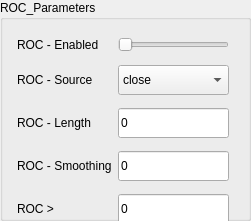
              <widget class="QGroupBox" name="grpBox_ROC_parametersIndi">
               <property name="geometry">
                <rect>
                 <x>280</x>
                 <y>40</y>
                 <width>251</width>
                 <height>221</height>
                </rect>
               </property>
               <property name="title">
                <string>ROC_Parameters</string>
               </property>
               <property name="Combinear.qss" stdset="0">
                <string notr="true"/>
               </property>
               <widget class="QWidget" name="layoutWidget_30">
                <property name="geometry">
                 <rect>
                  <x>17</x>
                  <y>30</y>
                  <width>322</width>
                  <height>206</height>
                 </rect>
                </property>
                <layout class="QGridLayout" name="gridLayout_59">
                 <item row="2" column="2">
                  <spacer name="horizontalSpacer_39">
                   <property name="orientation">
                    <enum>Qt::Horizontal</enum>
                   </property>
                   <property name="sizeHint" stdset="0">
                    <size>
                     <width>40</width>
                     <height>20</height>
                    </size>
                   </property>
                  </spacer>
                 </item>
                 <item row="1" column="0">
                  <widget class="QLabel" name="lblSELL_IndicatorEnabled_12">
                   <property name="text">
                    <string>ROC - Enabled</string>
                   </property>
                   <property name="Combinear.qss" stdset="0">
                    <string notr="true"/>
                   </property>
                  </widget>
                 </item>
                 <item row="1" column="1">
                  <widget class="QSlider" name="hSlider_SELL_IndicatorEnabled_35">
                   <property name="maximum">
                    <number>5</number>
                   </property>
                   <property name="orientation">
                    <enum>Qt::Horizontal</enum>
                   </property>
                   <property name="Combinear.qss" stdset="0">
                    <string notr="true"/>
                   </property>
                  </widget>
                 </item>
                 <item row="2" column="0">
                  <widget class="QLabel" name="lblRocAppliedPrice_10">
                   <property name="text">
                    <string>ROC - Source</string>
                   </property>
                   <property name="Combinear.qss" stdset="0">
                    <string notr="true"/>
                   </property>
                  </widget>
                 </item>
                 <item row="5" column="1">
                  <widget class="QLineEdit" name="txtRocRBuyIncreasePercentage_10">
                   <property name="minimumSize">
                    <size>
                     <width>0</width>
                     <height>30</height>
                    </size>
                   </property>
                   <property name="text">
                    <string>0</string>
                   </property>
                   <property name="Combinear.qss" stdset="0">
                    <string notr="true"/>
                   </property>
                  </widget>
                 </item>
                 <item row="5" column="0">
                  <widget class="QLabel" name="lblRocRBuyIncreasePercentage_10">
                   <property name="text">
                    <string>ROC &gt;</string>
                   </property>
                   <property name="Combinear.qss" stdset="0">
                    <string notr="true"/>
                   </property>
                  </widget>
                 </item>
                 <item row="3" column="1">
                  <widget class="QLineEdit" name="txtRocPeriodR_10">
                   <property name="minimumSize">
                    <size>
                     <width>0</width>
                     <height>30</height>
                    </size>
                   </property>
                   <property name="cursor">
                    <cursorShape>IBeamCursor</cursorShape>
                   </property>
                   <property name="text">
                    <string>0</string>
                   </property>
                   <property name="Combinear.qss" stdset="0">
                    <string notr="true"/>
                   </property>
                  </widget>
                 </item>
                 <item row="2" column="1">
                  <widget class="QComboBox" name="drpRocAppliedPriceR_10">
                   <property name="sizePolicy">
                    <sizepolicy hsizetype="Preferred" vsizetype="Fixed">
                     <horstretch>0</horstretch>
                     <verstretch>0</verstretch>
                    </sizepolicy>
                   </property>
                   <property name="minimumSize">
                    <size>
                     <width>0</width>
                     <height>30</height>
                    </size>
                   </property>
                   <property name="Combinear.qss" stdset="0">
                    <string notr="true"/>
                   </property>
                   <item>
                    <property name="text">
                     <string>close</string>
                    </property>
                   </item>
                   <item>
                    <property name="text">
                     <string>open</string>
                    </property>
                   </item>
                   <item>
                    <property name="text">
                     <string>high</string>
                    </property>
                   </item>
                   <item>
                    <property name="text">
                     <string>low</string>
                    </property>
                   </item>
                   <item>
                    <property name="text">
                     <string>HL2</string>
                    </property>
                   </item>
                   <item>
                    <property name="text">
                     <string>HLC3</string>
                    </property>
                   </item>
                   <item>
                    <property name="text">
                     <string>OHLC</string>
                    </property>
                   </item>
                  </widget>
                 </item>
                 <item row="3" column="0">
                  <widget class="QLabel" name="lblRocPeriodR_10">
                   <property name="text">
                    <string>ROC - Length</string>
                   </property>
                   <property name="Combinear.qss" stdset="0">
                    <string notr="true"/>
                   </property>
                  </widget>
                 </item>
                 <item row="4" column="0">
                  <widget class="QLabel" name="lblRocSmoothingR_10">
                   <property name="text">
                    <string>ROC - Smoothing</string>
                   </property>
                   <property name="Combinear.qss" stdset="0">
                    <string notr="true"/>
                   </property>
                  </widget>
                 </item>
                 <item row="4" column="1">
                  <widget class="QLineEdit" name="txtRocSmoothingR_10">
                   <property name="minimumSize">
                    <size>
                     <width>0</width>
                     <height>30</height>
                    </size>
                   </property>
                   <property name="text">
                    <string>0</string>
                   </property>
                   <property name="Combinear.qss" stdset="0">
                    <string notr="true"/>
                   </property>
                  </widget>
                 </item>
                </layout>
               </widget>
              </widget>
